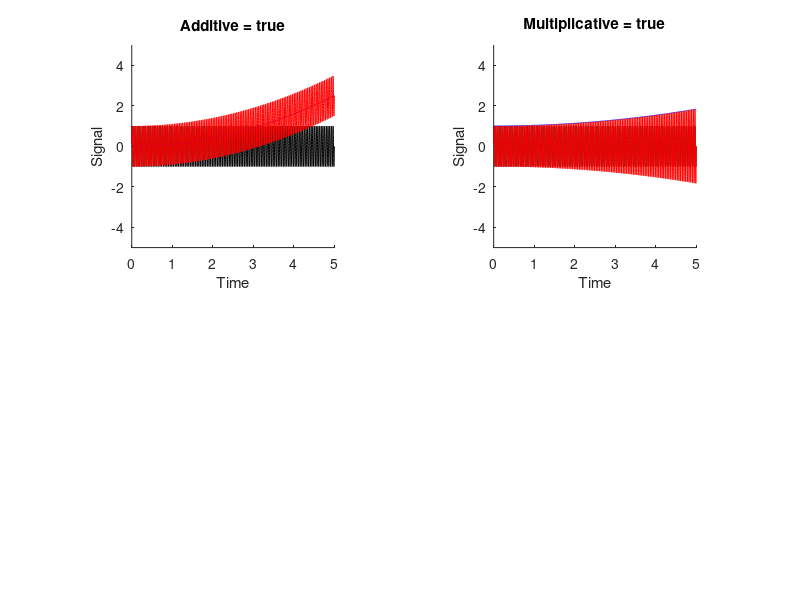

Reproduce this figure in MATLAB. (Note: this script raises an error after producing the figure.)
%% Clean
close all
clear all

t = 1:5000;
t = t/1000;
f = 24;
w = 2*pi*f;
p = sin(w.*t);

%% Additive
ba = t.^2/10;
aa = p+ba;
subplot(221)
plot(t,p,'k-');
hold on
plot(t,ba,'b-')
plot(t,aa,'r-')
axis square
box off
ylim([-5 5])
title('Additive = true');
xlabel('Time');
ylabel('Signal');

%% Multiplicative
bm = t.^2/30+1;
am = p.*bm;
subplot(222)
plot(t,p,'k-');
hold on
plot(t,bm,'b-')
plot(t,am,'r-')
axis square
box off
ylim([-5 5]);
title('Multiplicative = true');
xlabel('Time');
ylabel('Signal');

%% Noise
sd = .1;
n = sd*randn(size(t));
sd = 10;
%% Test additive model
aan = aa+n;
amn = am+n;
s = 70;
bmodeladd = smooth(aan,s)-smooth(p,s);
bmodelmult = smooth(aan,s)./smooth(p,s);

subplot(223)
% plot(t,bmodelmult,'r-')
hold on
% plot(t,bmodeladd,'k-','LineWidth',2)
hold on
axis square;
ylim([-10 10])

Eadd = aan-(bmodeladd'+p);
Ladd = sum(-2*log(normpdf(Eadd,0,sd)));

plot(t,Eadd,'k-')
Emult = aan-(bmodelmult'.*p);
Lmult = sum(-2*log(normpdf(Emult,0,sd)));
plot(t,Emult,'r-');

str = {['Error Additive Model (black) = ' num2str(sum(Eadd.^2),3)];['Error Multiplicative Model (red) = ' num2str(sum(Emult.^2),3)];...
	['D = ' num2str(Ladd-Lmult)]};
title(str)
xlabel('Time');
ylabel('Error');
Ladd
Lmult

%% Test multiplicative model
aan = aa+n;
amn = am+n;

bmodeladd = smooth(amn,s)-smooth(p,s);
bmodelmult = smooth(amn,s)./smooth(p,s);

subplot(224)
% plot(t,bmodelmult,'r-')
hold on
% plot(t,bmodeladd,'k-','LineWidth',2)
hold on
axis square;
ylim([-10 10])

Eadd = amn-(bmodeladd'+p);
Ladd = sum(-2*log(normpdf(Eadd,0,sd)));
Emult = amn-(bmodelmult'.*p);
Lmult = sum(-2*log(normpdf(Emult,0,sd)));
plot(t,Eadd,'k-')
plot(t,Emult,'r-');
xlabel('Time');
ylabel('Error');
Ladd
Lmult

str = {['Error Additive Model (black) = ' num2str(sum(Eadd.^2),3)];['Error Multiplicative Model (red) = ' num2str(sum(Emult.^2),3)];...
	['D = ' num2str(Ladd-Lmult)]};
title(str)

pa_datadir;
print('-depsc','-painter',mfilename);
